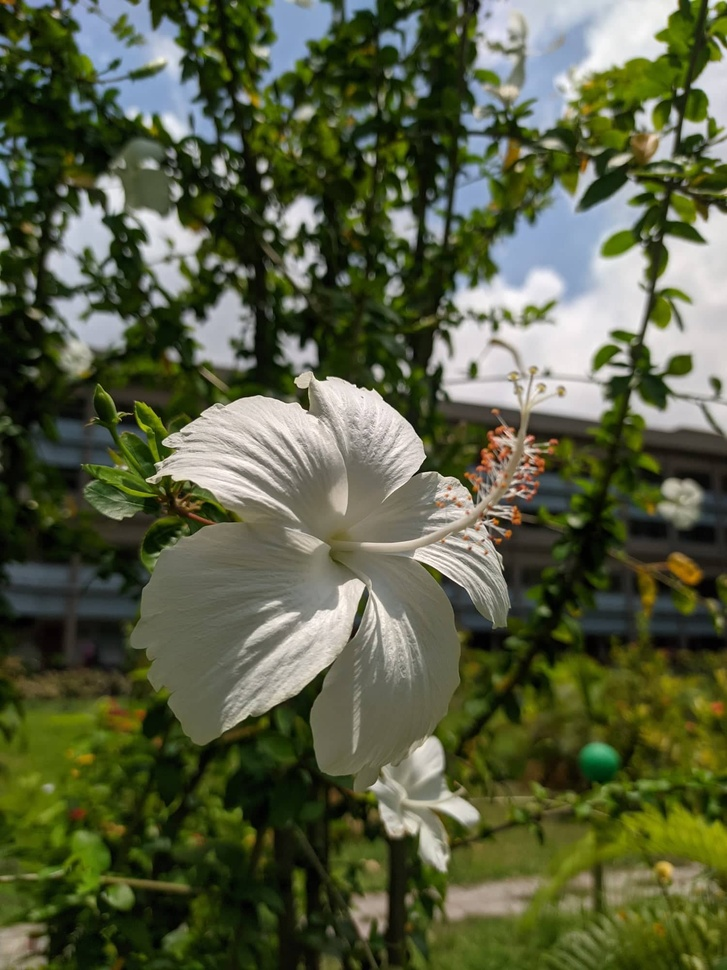
#> input picture pythonPractice/image1.jpg, 727 x 970 px, shrunk from 1500 x 2000 before the run
$ python test2.py
#> lines starting #> are read from the running program, lines starting #| are printed output that depends on the picture
import matplotlib.pyplot as plt
import cv2

def main():
	path = './image1.jpg'
	image = plt.imread(path)
#> image is the input picture: shape (970, 727, 3); mean R, G, B 87.5, 93.9, 66.3
	gray_image = cv2.cvtColor(image,cv2.COLOR_RGB2GRAY)
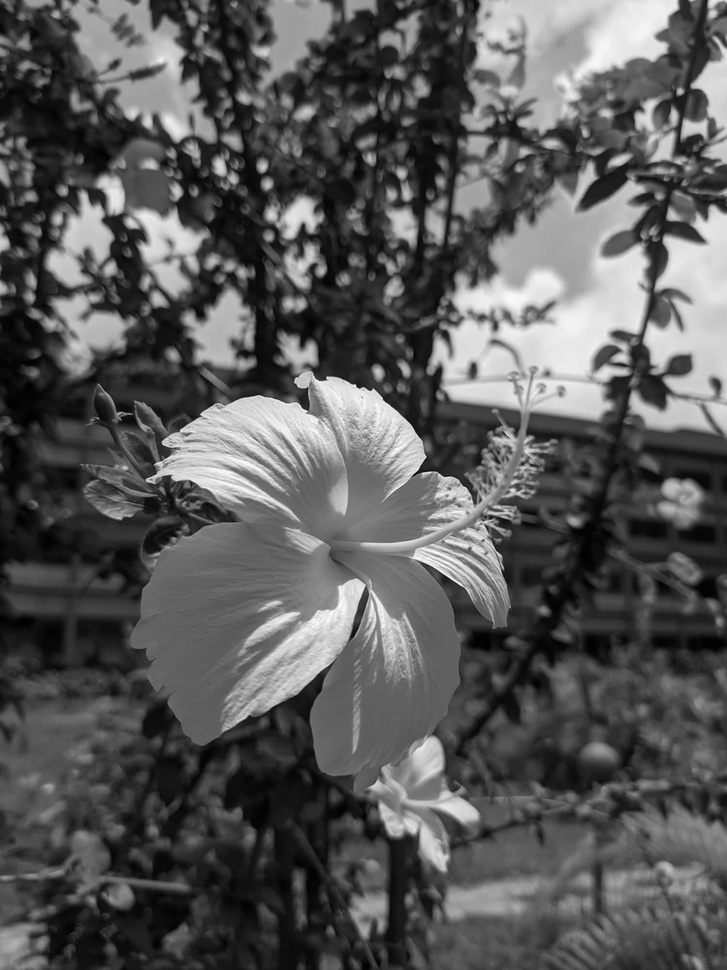
#> gray_image: shape (970, 727); min 0, max 254, mean 88.8

	histogram = cv2.calcHist([gray_image],[0],None,[255],[0,255])
#> histogram = 255 values, max 7072 at index 96, min 1 at index 254, mean 2765.5
	equalized_image = cv2.equalizeHist(gray_image)
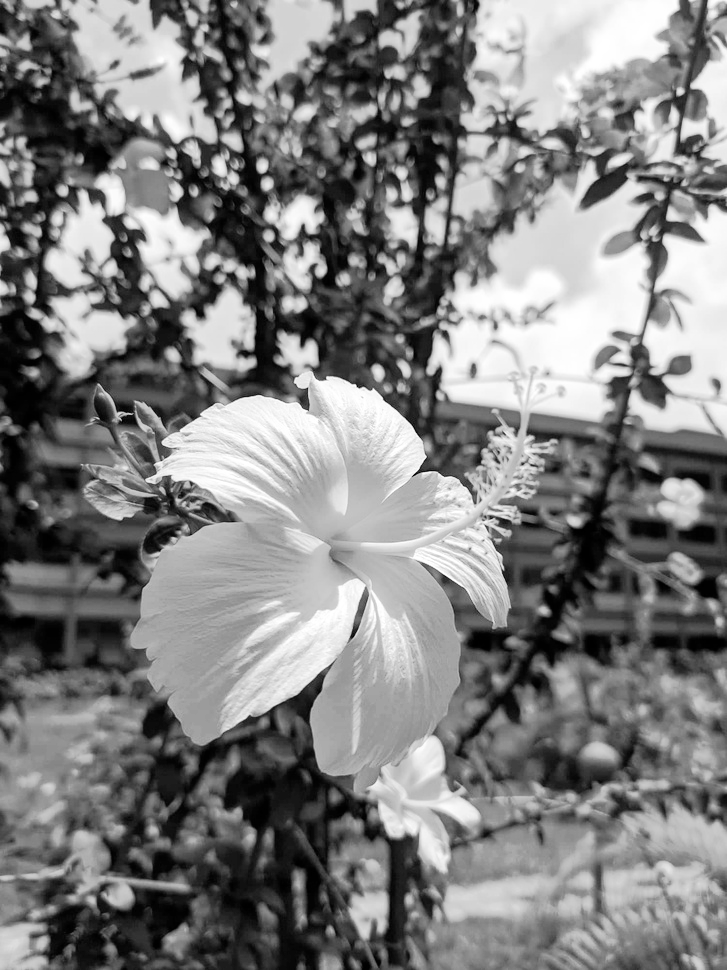
#> equalized_image: shape (970, 727); min 0, max 255, mean 128.2
	histogram_equalized = cv2.calcHist([equalized_image],[0],None,[255],[0,255])
#> histogram_equalized = 255 values, max 7072 at index 162, min 0 at index 6, mean 2759.9

	printer = {'Gray histogram':['tut',histogram_equalized]}

	draw(printer)

def draw(printer):
	n = len(printer)
#> n = 1
	plt.figure(figsize=(20,20))
	i=1
	for key,value in printer.items():
		plt.subplot(n,2,i)
		i=i+1
		if value[0]=='image':
			plt.imshow(value[1],cmap='gray')
		else:
			plt.plot(value[1])
		plt.title(key)
#> this loop made 1 pass
#> (key, i) on pass 1: ('Gray histogram', 2)
#> after the loop, i = 2
	plt.show()
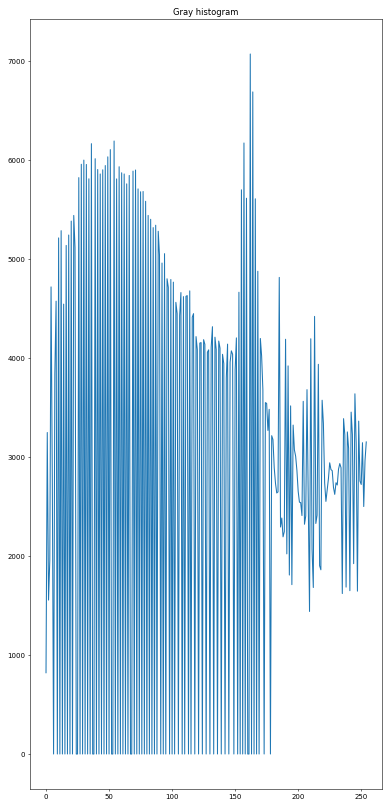
#> figure drawn by matplotlib, 1 panel; curve peaks at x = 162, y = 7072


if __name__=='__main__':
	main()

$ run again, with pythonPractice/image2.jpg copied over pythonPractice/image1.jpg
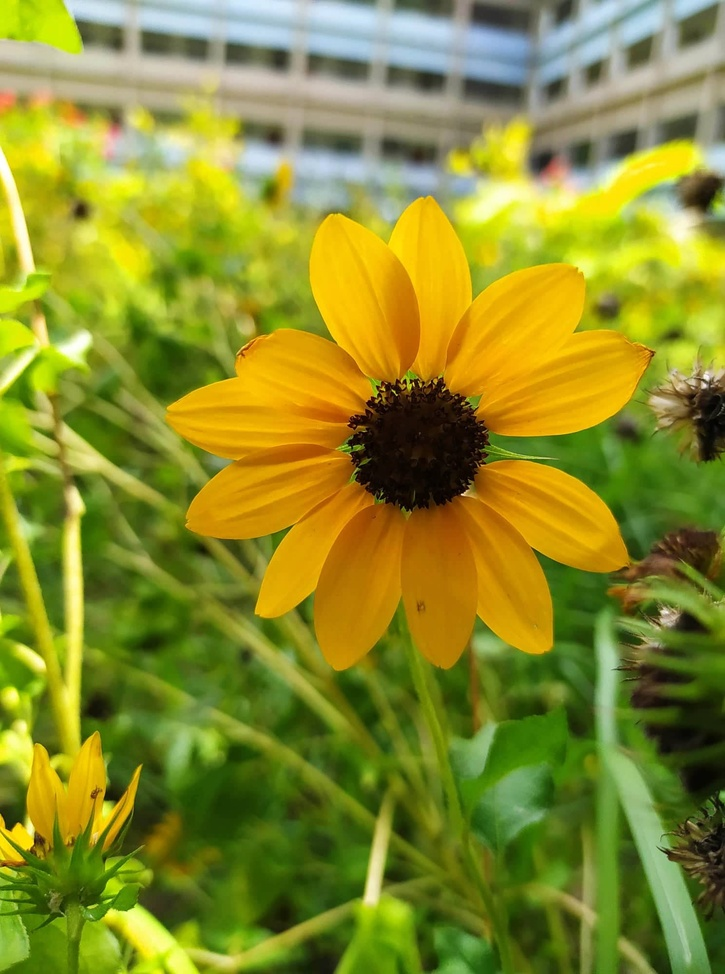
#> input picture pythonPractice/image2.jpg, 725 x 974 px, shrunk from 1488 x 2000 before the run
#> in main, image is the input picture: shape (974, 725, 3); mean R, G, B 138, 141.3, 43.4
#> histogram = 255 values, max 6429 at index 161, min 0 at index 0, mean 2769.2
#> in main, `equalized_image = cv2.equalizeHist(gray_image)`:
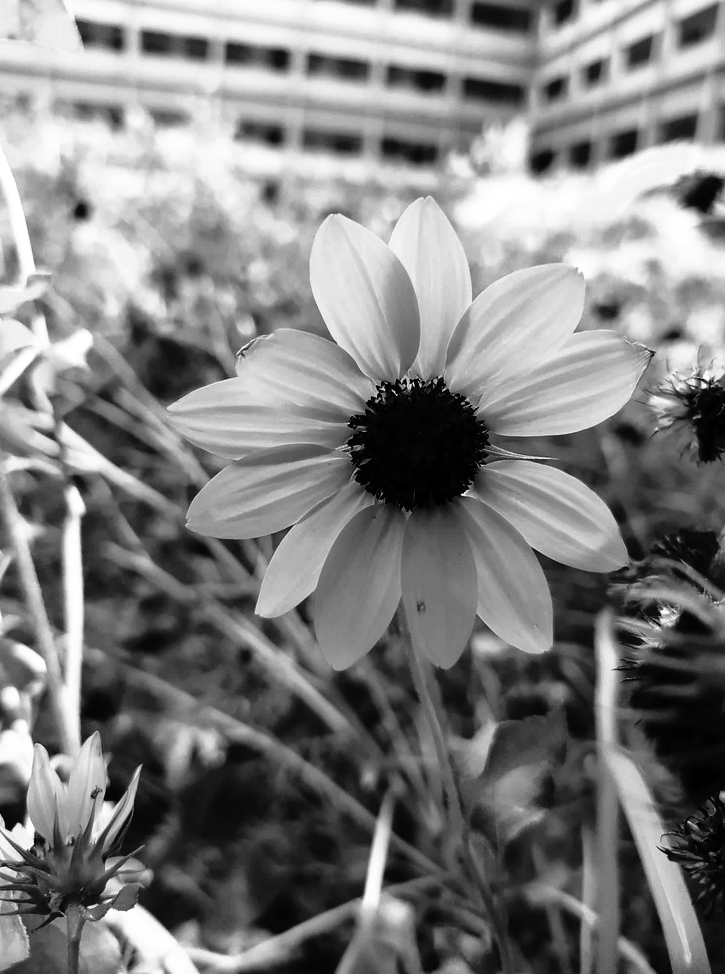
#> equalized_image: shape (974, 725); min 0, max 255, mean 128.2
#> histogram_equalized = 255 values, max 6429 at index 176, min 0 at index 23, mean 2763.4
#> n = 1
#> the loop in draw, `for key,value in printer.items():` made 1 pass
#> (key, i) on pass 1: ('Gray histogram', 2)
#> after the loop in draw, `for key,value in printer.items():`: i = 2
#> in draw, `plt.show()`:
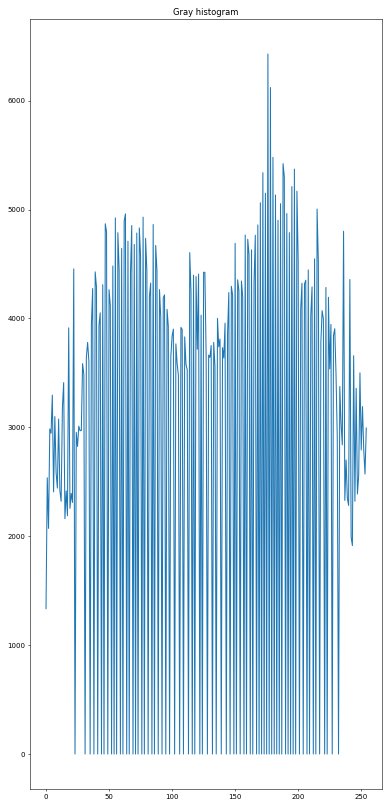
#> figure drawn by matplotlib, 1 panel; curve peaks at x = 176, y = 6429
